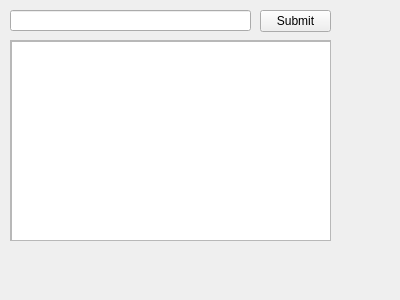
<?xml version="1.0" encoding="UTF-8"?>
<ui version="4.0">
 <class>SerialMonitor</class>
 <widget class="QWidget" name="SerialMonitor">
  <property name="geometry">
   <rect>
    <x>0</x>
    <y>0</y>
    <width>400</width>
    <height>300</height>
   </rect>
  </property>
  <property name="windowTitle">
   <string>Form</string>
  </property>
  <widget class="QLineEdit" name="userInput">
   <property name="geometry">
    <rect>
     <x>10</x>
     <y>10</y>
     <width>241</width>
     <height>21</height>
    </rect>
   </property>
  </widget>
  <widget class="QPushButton" name="userSubmit">
   <property name="geometry">
    <rect>
     <x>260</x>
     <y>10</y>
     <width>71</width>
     <height>22</height>
    </rect>
   </property>
   <property name="text">
    <string>Submit</string>
   </property>
  </widget>
  <widget class="QScrollArea" name="scrollArea">
   <property name="geometry">
    <rect>
     <x>10</x>
     <y>40</y>
     <width>321</width>
     <height>201</height>
    </rect>
   </property>
   <property name="widgetResizable">
    <bool>true</bool>
   </property>
   <widget class="QWidget" name="scrollAreaWidgetContents">
    <property name="geometry">
     <rect>
      <x>0</x>
      <y>0</y>
      <width>319</width>
      <height>199</height>
     </rect>
    </property>
    <widget class="QTextBrowser" name="output">
     <property name="geometry">
      <rect>
       <x>0</x>
       <y>0</y>
       <width>321</width>
       <height>201</height>
      </rect>
     </property>
    </widget>
   </widget>
  </widget>
 </widget>
 <resources/>
 <connections/>
</ui>
